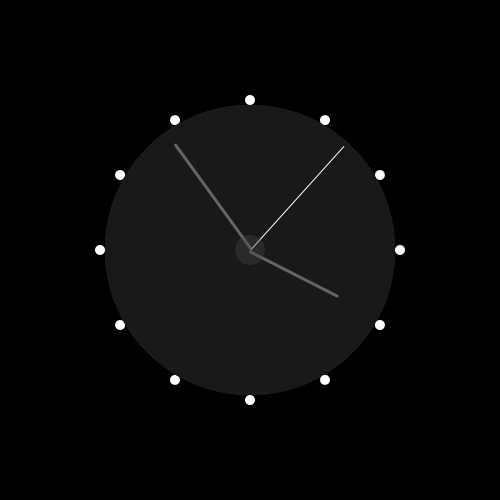
Frame 1 (no input)
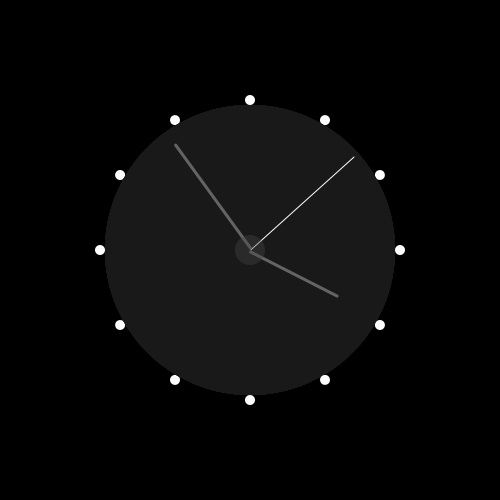
Frame 60 (the mouse pressed at the canvas centre just before this capture)
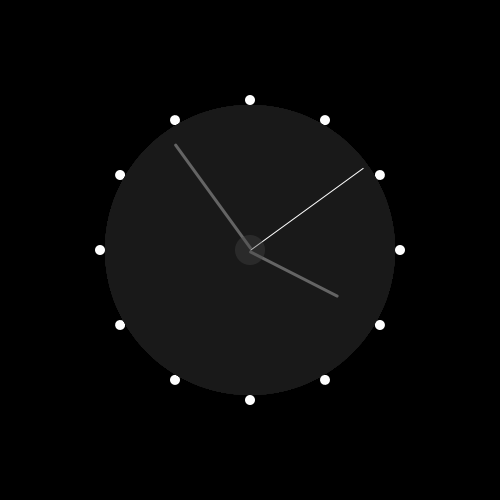
Frame 120 (the mouse held since frame 60 and released just before this capture)

The Processing sketch that drew these frames (run headless with seeded random() and noise(); from frame 60 on, the mouse is pressed at the canvas centre):

// Processing sketch: processing_143556
// ── processing_143556.pde

void setup(){
size (500,500);
background (0);

}

void draw (){
 
  int s = second(); 
  int m = minute(); 
  int h = hour();    
 
  line(s, 0, s, 33);
  line(m, 33, m, 66);
  line(h, 66, h, 100);
  
  background (0);
  noStroke ();
  translate (width/2,height/2);
  for (int i=0; i<360; i+=30)
  {
    
        pushMatrix();
    fill(25,25,25);
    ellipse (0,0,290,290);
    popMatrix ();
    pushMatrix();
    
    rotate (radians(i));
    translate (0,150);
    fill(255);
    ellipse (0,0,10,10);
    popMatrix ();
    
    pushMatrix();
    fill (255);
    rotate (radians(6*second()-90));
    rect (0,0,140,1,s);
    popMatrix ();
    
    pushMatrix();
    fill (100);
    rotate (radians(6*minute()-90));
    rect (0,0,130,3,m);
    popMatrix ();
    
    pushMatrix();
    rotate (radians(30*(hour()+minute()/60.0)-90));
    rect (0,0,100,3,h);
    popMatrix ();
    
    pushMatrix();
    fill (70,70,70,100);
    ellipse (0,0,30,30);
    popMatrix ();
    

  }
  
  

}
